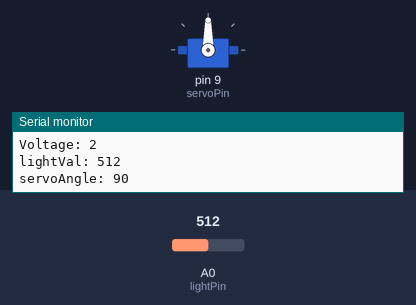
The sketch below on a simulated Arduino Uno, built with avr-gcc and run on an emulated ATmega328P. Shown: servo, the last lines printed to the serial monitor. Inputs (shaded band) come from the test bench; at power-on: A0 (lightPin) = 512.

Above: at 1.2 s.
1.3 s: A0 (lightPin) set to 554
At 2.1 s:
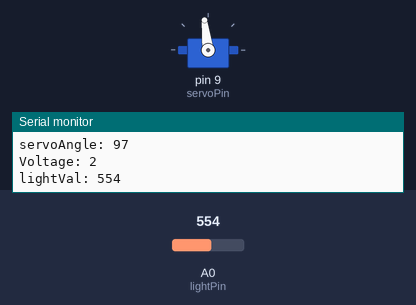
2.8 s: A0 (lightPin) set to 577
At 4.0 s:
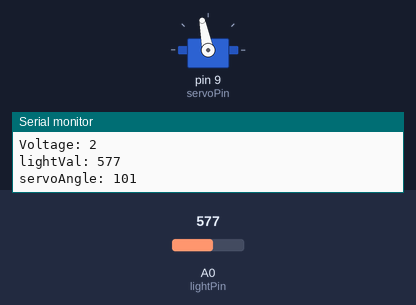
4.3 s: A0 (lightPin) set to 988
At 5.5 s:
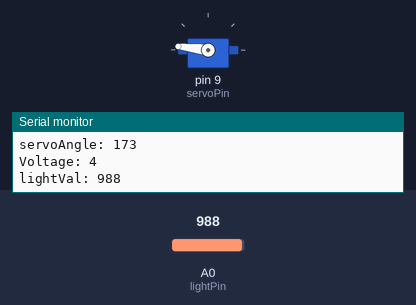
5.8 s: A0 (lightPin) set to 1012
At 6.5 s:
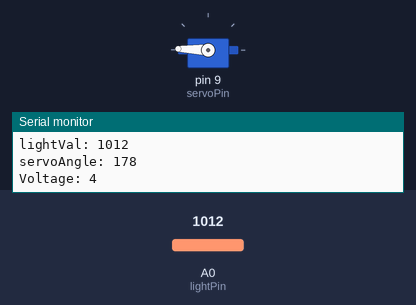
7.3 s: A0 (lightPin) set to 900
At 8.0 s:
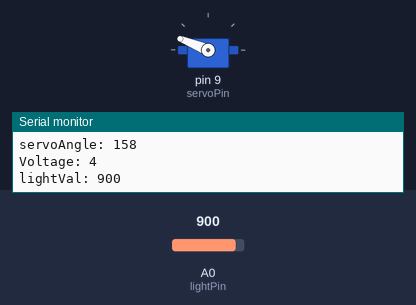
8.8 s: A0 (lightPin) set to 110
At 9.5 s:
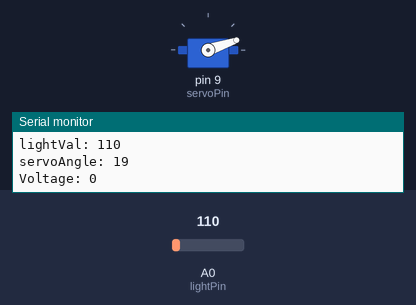
10.3 s: A0 (lightPin) set to 92
Timing chart, 0 to 12.8 s (numbered marks = the images above; inputs shaded):
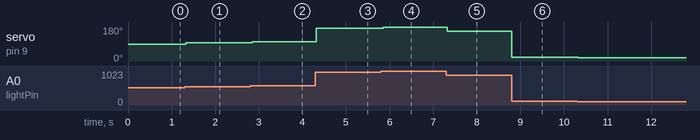

Measured:
- after the input at 1.3 s, servo on pin 9 (servoPin): 90° → 97° at once
- after the input at 2.8 s, servo on pin 9 (servoPin): 97° → 101° after 0.05 s
- after the input at 4.3 s, servo on pin 9 (servoPin): 101° → 173° at once
- after the input at 5.8 s, servo on pin 9 (servoPin): 173° → 178° after 0.05 s
- after the input at 7.3 s, servo on pin 9 (servoPin): 178° → 158° at once
- after the input at 8.8 s, servo on pin 9 (servoPin): 158° → 19° at once
- after the input at 10.3 s, servo on pin 9 (servoPin): 19° → 16° at once

The sketch:

photoresistor_servo.ino
```cpp
#include <Servo.h>
int photoVal;
int br = 9600;
int dt=50;
int servoPin = 9;
int servoInp; //servo input in angle
Servo myServo;

// volatage
int volt; //value in voltage;

int lightPin=A0;
int lightVal;


void setup() {
  // put your setup code here, to run once:
  pinMode(lightPin,INPUT);
  myServo.attach(servoPin);
  Serial.begin(br);
}

void loop() {
  // put your main code here, to run repeatedly:
  lightVal=analogRead(lightPin); // 0-1023
  servoInp = (180./1023.) * lightVal; //servo input in angle (0-180)
  volt = (5./1023.) * lightVal; // value in voltage;
  Serial.print("lightVal: ");
  Serial.println(lightVal);
  Serial.print("servoAngle: ");
  Serial.println(servoInp);
  Serial.print("Voltage: ");
  Serial.println(volt);


  //servo control
  myServo.write(servoInp);
  // myServo.write(0);
  delay(dt);
}
```
